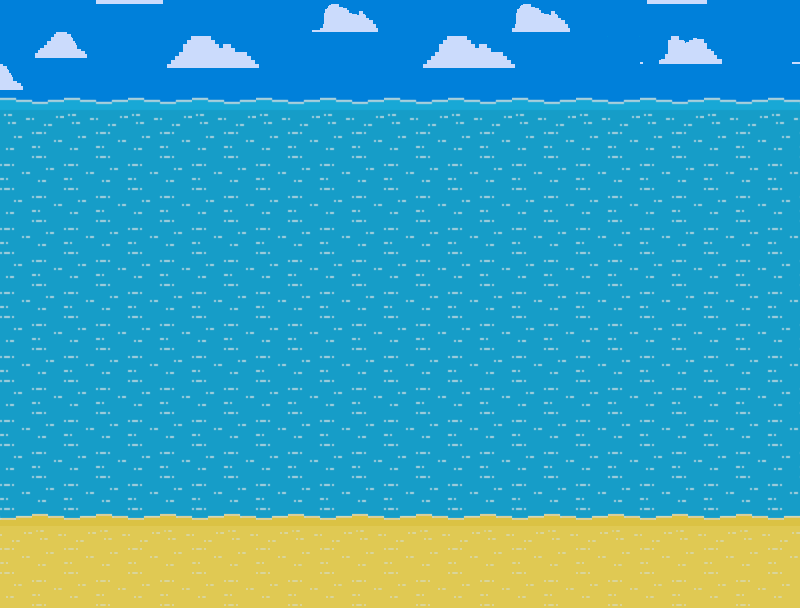

This is a level from a 2D game, rendered from its Tiled map with the project's own tilesets. A one-line summary and the complete map file follow:
An orthogonal 25x19 tile map with 32x32 px tiles, 5 tile layers (notwater, clouds, realwater, realwaterwave, ...), 4 tilesets.

<map version="1.8" tiledversion="1.8.2" orientation="orthogonal" renderorder="right-down" width="25" height="19" tilewidth="32" tileheight="32" infinite="0" nextlayerid="8" nextobjectid="1">
 <editorsettings>
  <export target="background.lua" format="lua" />
 </editorsettings>
 <tileset firstgid="1" name="water" tilewidth="32" tileheight="32" tilecount="4" columns="2">
  <image source="realwater.png" width="64" height="64" />
 </tileset>
 <tileset firstgid="5" name="notwater" tilewidth="32" tileheight="32" tilecount="4" columns="2">
  <image source="notwater.png" width="64" height="64" />
 </tileset>
 <tileset firstgid="9" name="clouds" tilewidth="32" tileheight="32" tilecount="16" columns="4">
  <image source="clouds.png" width="128" height="128" />
 </tileset>
 <tileset firstgid="25" name="sand" tilewidth="32" tileheight="32" tilecount="4" columns="2">
  <image source="sand.png" width="64" height="64" />
 </tileset>
 <layer id="2" name="notwater" width="25" height="19">
  <data encoding="csv">
8,8,8,8,8,8,8,8,8,8,8,8,8,8,8,8,8,8,8,8,8,8,8,8,8,
8,8,8,8,8,8,8,8,8,8,8,8,8,8,8,8,8,8,8,8,8,8,8,8,8,
8,8,8,8,8,8,8,8,8,8,8,8,8,8,8,8,8,8,8,8,8,8,8,8,8,
8,8,8,8,8,8,8,8,8,8,8,8,8,8,8,8,8,8,8,8,8,8,8,8,8,
8,8,8,8,8,8,8,8,8,8,8,8,8,8,8,8,8,8,8,8,8,8,8,8,8,
8,8,8,8,8,8,8,8,8,8,8,8,8,8,8,8,8,8,8,8,8,8,8,8,8,
8,8,8,8,8,8,8,8,8,8,8,8,8,8,8,8,8,8,8,8,8,8,8,8,8,
8,8,8,8,8,8,8,8,8,8,8,8,8,8,8,8,8,8,8,8,8,8,8,8,8,
8,8,8,8,8,8,8,8,8,8,8,8,8,8,8,8,8,8,8,8,8,8,8,8,8,
8,8,8,8,8,8,8,8,8,8,8,8,8,8,8,8,8,8,8,8,8,8,8,8,8,
8,8,8,8,8,8,8,8,8,8,8,8,8,8,8,8,8,8,8,8,8,8,8,8,8,
8,8,8,8,8,8,8,8,8,8,8,8,8,8,8,8,8,8,8,8,8,8,8,8,8,
8,8,8,8,8,8,8,8,8,8,8,8,8,8,8,8,8,8,8,8,8,8,8,8,8,
8,8,8,8,8,8,8,8,8,8,8,8,8,8,8,8,8,8,8,8,8,8,8,8,8,
8,8,8,8,8,8,8,8,8,8,8,8,8,8,8,8,8,8,8,8,8,8,8,8,8,
8,8,8,8,8,8,8,8,8,8,8,8,8,8,8,8,8,8,8,8,8,8,8,8,8,
8,8,8,8,8,8,8,8,8,8,8,8,8,8,8,8,8,8,8,8,8,8,8,8,8,
8,8,8,8,8,8,8,8,8,8,8,8,8,8,8,8,8,8,8,8,8,8,8,8,8,
8,8,8,8,8,8,8,8,8,8,8,8,8,8,8,8,8,8,8,8,8,8,8,8,8
</data>
 </layer>
 <layer id="5" name="clouds" width="25" height="19">
  <data encoding="csv">
0,0,0,22,23,24,0,0,0,9,15,16,0,0,0,0,15,16,0,0,21,22,24,0,0,
0,13,14,0,0,17,18,19,0,0,0,0,0,17,18,19,0,0,7,7,10,11,12,0,9,
14,0,0,0,0,21,22,23,24,0,0,0,0,21,22,23,24,0,0,0,0,0,0,0,0,
0,0,0,0,0,0,0,0,0,0,0,0,0,0,0,0,0,0,0,0,0,0,0,0,0,
0,0,0,0,0,0,0,0,0,0,0,0,0,0,0,0,0,0,0,0,0,0,0,0,0,
0,0,0,0,0,0,0,0,0,0,0,0,0,0,0,0,0,0,0,0,0,0,0,0,0,
0,0,0,0,0,0,0,0,0,0,0,0,0,0,0,0,0,0,0,0,0,0,0,0,0,
0,0,0,0,0,0,0,0,0,0,0,0,0,0,0,0,0,0,0,0,0,0,0,0,0,
0,0,0,0,0,0,0,0,0,0,0,0,0,0,0,0,0,0,0,0,0,0,0,0,0,
0,0,0,0,0,0,0,0,0,0,0,0,0,0,0,0,0,0,0,0,0,0,0,0,0,
0,0,0,0,0,0,0,0,0,0,0,0,0,0,0,0,0,0,0,0,0,0,0,0,0,
0,0,0,0,0,0,0,0,0,0,0,0,0,0,0,0,0,0,0,0,0,0,0,0,0,
0,0,0,0,0,0,0,0,0,0,0,0,0,0,0,0,0,0,0,0,0,0,0,0,0,
0,0,0,0,0,0,0,0,0,0,0,0,0,0,0,0,0,0,0,0,0,0,0,0,0,
0,0,0,0,0,0,0,0,0,0,0,0,0,0,0,0,0,0,0,0,0,0,0,0,0,
0,0,0,0,0,0,0,0,0,0,0,0,0,0,0,0,0,0,0,0,0,0,0,0,0,
0,0,0,0,0,0,0,0,0,0,0,0,0,0,0,0,0,0,0,0,0,0,0,0,0,
0,0,0,0,0,0,0,0,0,0,0,0,0,0,0,0,0,0,0,0,0,0,0,0,0,
0,0,0,0,0,0,0,0,0,0,0,0,0,0,0,0,0,0,0,0,0,0,0,0,0
</data>
 </layer>
 <layer id="1" name="realwater" width="25" height="19">
  <data encoding="csv">
0,0,0,0,0,0,0,0,0,0,0,0,0,0,0,0,0,0,0,0,0,0,0,0,0,
0,0,0,0,0,0,0,0,0,0,0,0,0,0,0,0,0,0,0,0,0,0,0,0,0,
0,0,0,0,0,0,0,0,0,0,0,0,0,0,0,0,0,0,0,0,0,0,0,0,0,
1,2,1,2,1,2,1,2,1,2,1,2,1,2,1,2,1,2,1,2,1,2,1,2,1,
3,4,3,4,3,4,3,4,3,4,3,4,3,4,3,4,3,4,3,4,3,4,3,4,3,
4,3,4,3,4,3,4,3,4,3,4,3,4,3,4,3,4,3,4,3,4,3,4,3,4,
3,4,3,4,3,4,3,4,3,4,3,4,3,4,3,4,3,4,3,4,3,4,3,4,3,
4,3,4,3,4,3,4,3,4,3,4,3,4,3,4,3,4,3,4,3,4,3,4,3,4,
3,4,3,4,3,4,3,4,3,4,3,4,3,4,3,4,3,4,3,4,3,4,3,4,3,
4,3,4,3,4,3,4,3,4,3,4,3,4,3,4,3,4,3,4,3,4,3,4,3,4,
3,4,3,4,3,4,3,4,3,4,3,4,3,4,3,4,3,4,3,4,3,4,3,4,3,
4,3,4,3,4,3,4,3,4,3,4,3,4,3,4,3,4,3,4,3,4,3,4,3,4,
3,4,3,4,3,4,3,4,3,4,3,4,3,4,3,4,3,4,3,4,3,4,3,4,3,
4,3,4,3,4,3,4,3,4,3,4,3,4,3,4,3,4,3,4,3,4,3,4,3,4,
3,4,3,4,3,4,3,4,3,4,3,4,3,4,3,4,3,4,3,4,3,4,3,4,3,
4,3,4,3,4,3,4,3,4,3,4,3,4,3,4,3,4,3,4,3,4,3,4,3,4,
3,4,3,4,3,4,3,4,3,4,3,4,3,4,3,4,3,4,3,4,3,4,3,4,3,
4,3,4,3,4,3,4,3,4,3,4,3,4,3,4,3,4,3,4,3,4,3,4,3,4,
3,4,3,4,3,4,3,4,3,4,3,4,3,4,3,4,3,4,3,4,3,4,3,4,3
</data>
 </layer>
 <layer id="7" name="realwaterwave" width="25" height="19">
  <data encoding="csv">
0,0,0,0,0,0,0,0,0,0,0,0,0,0,0,0,0,0,0,0,0,0,0,0,0,
0,0,0,0,0,0,0,0,0,0,0,0,0,0,0,0,0,0,0,0,0,0,0,0,0,
0,0,0,0,0,0,0,0,0,0,0,0,0,0,0,0,0,0,0,0,0,0,0,0,0,
1,2,1,2,1,2,1,2,1,2,1,2,1,2,1,2,1,2,1,2,1,2,1,2,1,
0,0,0,0,0,0,0,0,0,0,0,0,0,0,0,0,0,0,0,0,0,0,0,0,0,
0,0,0,0,0,0,0,0,0,0,0,0,0,0,0,0,0,0,0,0,0,0,0,0,0,
0,0,0,0,0,0,0,0,0,0,0,0,0,0,0,0,0,0,0,0,0,0,0,0,0,
0,0,0,0,0,0,0,0,0,0,0,0,0,0,0,0,0,0,0,0,0,0,0,0,0,
0,0,0,0,0,0,0,0,0,0,0,0,0,0,0,0,0,0,0,0,0,0,0,0,0,
0,0,0,0,0,0,0,0,0,0,0,0,0,0,0,0,0,0,0,0,0,0,0,0,0,
0,0,0,0,0,0,0,0,0,0,0,0,0,0,0,0,0,0,0,0,0,0,0,0,0,
0,0,0,0,0,0,0,0,0,0,0,0,0,0,0,0,0,0,0,0,0,0,0,0,0,
0,0,0,0,0,0,0,0,0,0,0,0,0,0,0,0,0,0,0,0,0,0,0,0,0,
0,0,0,0,0,0,0,0,0,0,0,0,0,0,0,0,0,0,0,0,0,0,0,0,0,
0,0,0,0,0,0,0,0,0,0,0,0,0,0,0,0,0,0,0,0,0,0,0,0,0,
0,0,0,0,0,0,0,0,0,0,0,0,0,0,0,0,0,0,0,0,0,0,0,0,0,
0,0,0,0,0,0,0,0,0,0,0,0,0,0,0,0,0,0,0,0,0,0,0,0,0,
0,0,0,0,0,0,0,0,0,0,0,0,0,0,0,0,0,0,0,0,0,0,0,0,0,
0,0,0,0,0,0,0,0,0,0,0,0,0,0,0,0,0,0,0,0,0,0,0,0,0
</data>
 </layer>
 <layer id="6" name="sand" width="25" height="19">
  <data encoding="csv">
0,0,0,0,0,0,0,0,0,0,0,0,0,0,0,0,0,0,0,0,0,0,0,0,0,
0,0,0,0,0,0,0,0,0,0,0,0,0,0,0,0,0,0,0,0,0,0,0,0,0,
0,0,0,0,0,0,0,0,0,0,0,0,0,0,0,0,0,0,0,0,0,0,0,0,0,
0,0,0,0,0,0,0,0,0,0,0,0,0,0,0,0,0,0,0,0,0,0,0,0,0,
0,0,0,0,0,0,0,0,0,0,0,0,0,0,0,0,0,0,0,0,0,0,0,0,0,
0,0,0,0,0,0,0,0,0,0,0,0,0,0,0,0,0,0,0,0,0,0,0,0,0,
0,0,0,0,0,0,0,0,0,0,0,0,0,0,0,0,0,0,0,0,0,0,0,0,0,
0,0,0,0,0,0,0,0,0,0,0,0,0,0,0,0,0,0,0,0,0,0,0,0,0,
0,0,0,0,0,0,0,0,0,0,0,0,0,0,0,0,0,0,0,0,0,0,0,0,0,
0,0,0,0,0,0,0,0,0,0,0,0,0,0,0,0,0,0,0,0,0,0,0,0,0,
0,0,0,0,0,0,0,0,0,0,0,0,0,0,0,0,0,0,0,0,0,0,0,0,0,
0,0,0,0,0,0,0,0,0,0,0,0,0,0,0,0,0,0,0,0,0,0,0,0,0,
0,0,0,0,0,0,0,0,0,0,0,0,0,0,0,0,0,0,0,0,0,0,0,0,0,
0,0,0,0,0,0,0,0,0,0,0,0,0,0,0,0,0,0,0,0,0,0,0,0,0,
0,0,0,0,0,0,0,0,0,0,0,0,0,0,0,0,0,0,0,0,0,0,0,0,0,
0,0,0,0,0,0,0,0,0,0,0,0,0,0,0,0,0,0,0,0,0,0,0,0,0,
26,25,26,25,26,25,26,25,26,25,26,25,26,25,26,25,26,25,26,25,26,25,26,25,26,
28,27,28,27,28,27,28,27,28,27,28,27,28,27,28,27,28,27,28,27,28,27,28,27,28,
27,28,27,28,27,28,27,28,27,28,27,28,27,28,27,28,27,28,27,28,27,28,27,28,27
</data>
 </layer>
</map>
